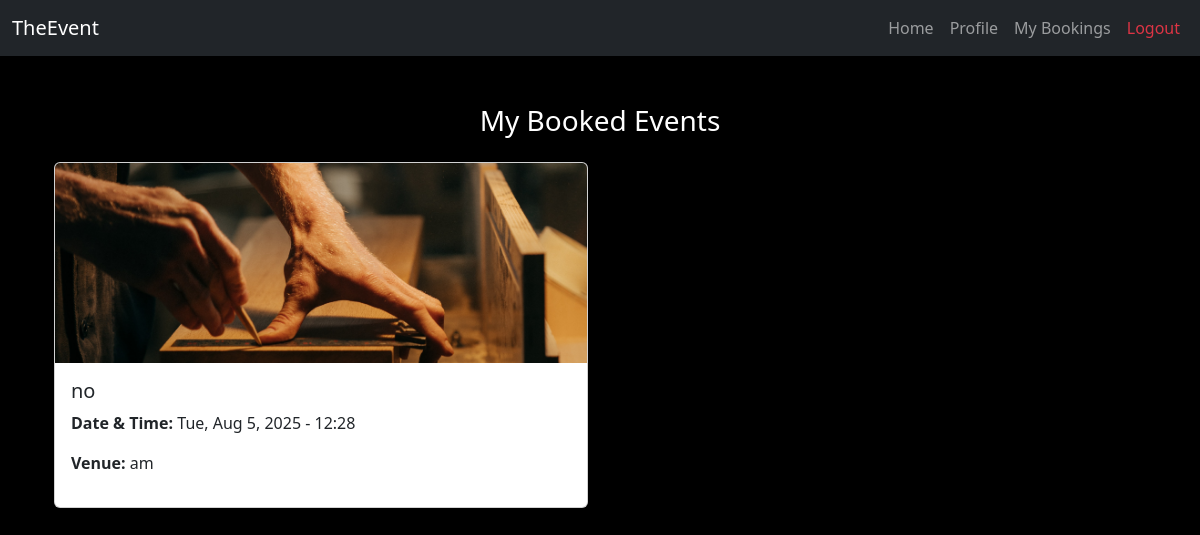
Page /mybookings/ (signed in) on the earlier database version.
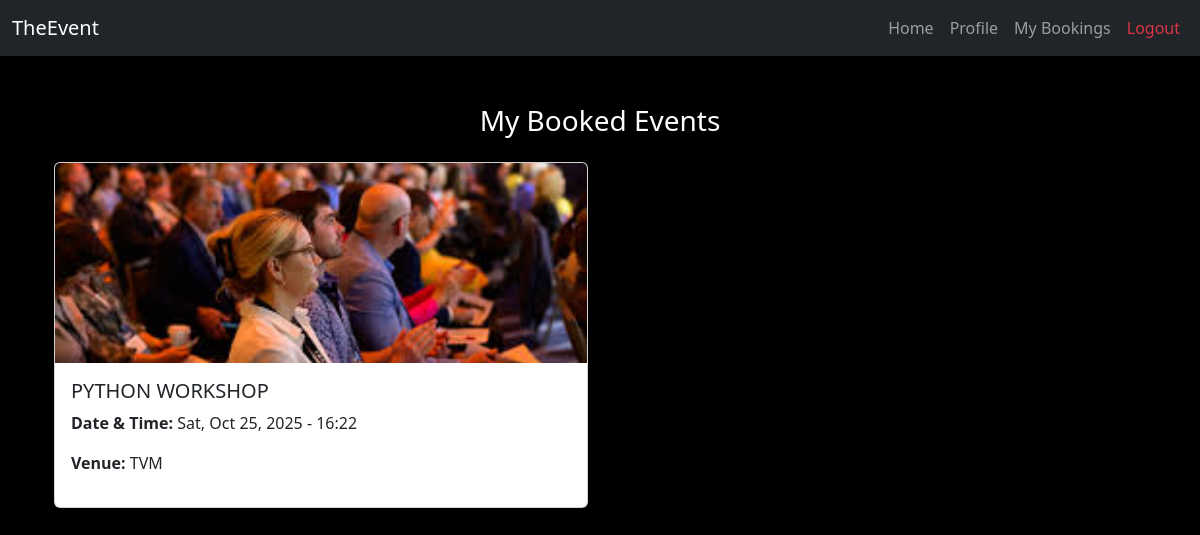
Same page on the later database version.
### app/models.py (models this page shows, shortened)
class Booking(models.Model):
    user = models.ForeignKey(User, on_delete=models.CASCADE, null=True, blank=True)
    name = models.CharField(max_length=100)
    email = models.EmailField()
    event = models.ForeignKey(Event, on_delete=models.CASCADE, related_name='bookings')
    booking_date = models.DateTimeField(default=timezone.now)
    is_cancelled = models.BooleanField(default=False)
    seats_booked = models.PositiveIntegerField(default=1)
    class Meta:
        unique_together = ('email', 'event')

class Event(models.Model):
    title = models.CharField(max_length=255)
    image = models.ImageField(upload_to='event_images/', null=True, blank=True)
    description = models.TextField()
    datetime = models.DateTimeField()
    venue = models.CharField(max_length=255)
    capacity = models.IntegerField()
    regdead = models.DateTimeField()

### app/views.py (the view)
# urls.py: path('mybookings/', views.my_bookings, name='mybookings'),
def my_bookings(request):
    email = request.session.get('email')
    if not email:
        return redirect('login')
    bookings = Booking.objects.filter(email=email).select_related('event').order_by('-booking_date')
    return render(request, 'mybookings.html', {'bookings': bookings})

### templates/mybookings.html (shortened to what this page needs)
{% extends 'base.html' %}
{% block nav_extras %}
    <li class="nav-item">
        <a class="nav-link" href="{% url 'userviewevent' %}">Home</a>
    </li>
    <li class="nav-item">
        <a class="nav-link" href="{% url 'profile' %}">Profile</a>
    </li>
    <li class="nav-item">
        <a class="nav-link" href="{% url 'mybookings' %}">My Bookings</a>
    </li>
    <li class="nav-item">
        <a class="nav-link text-danger" href="{% url 'logout' %}">Logout</a>
    </li>
{% endblock %}
{% block content %}
<div class="container mt-5">
    <h3 class="mb-4 text-center">My Booked Events</h3>
    {% if bookings %}
        <div class="row">
            {% for booking in bookings %}
                <div class="col-md-6 mb-4">
                    <div class="card shadow-sm">
                        <img src="{{ booking.event.image.url }}" class="card-img-top" alt="{{ booking.event.title }}" style="height: 200px; object-fit: cover;">
                        <div class="card-body">
                            <h5 class="card-title">{{ booking.event.title }}</h5>
                            <p><strong>Date & Time:</strong> {{ booking.event.datetime|date:"D, M j, Y - H:i" }}</p>
                            <p><strong>Venue:</strong> {{ booking.event.venue }}</p>
                        </div>
                    </div>
                </div>
            {% endfor %}
        </div>
    {% else %}
        <div class="alert alert-info text-center">You haven't booked any events yet.</div>
    {% endif %}
</div>
{% endblock %}

### templates/base.html (shortened to what this page needs)
<!DOCTYPE html>
<html lang="en">
<head>
    <link href="https://cdn.jsdelivr.net/npm/bootstrap@5.3.0/dist/css/bootstrap.min.css" rel="stylesheet">
</head>
<body>
<nav class="navbar navbar-expand-lg navbar-dark bg-dark">
    <div class="container-fluid">
        <a class="navbar-brand" href="{% url 'index' %}">TheEvent</a>
        <div class="collapse navbar-collapse" id="navbarNav">
            <ul class="navbar-nav ms-auto">
                {% block nav_extras %}{% endblock %}
            </ul>
        </div>
    </div>
</nav>
<div class="container">
    {% block content %}{% endblock %}
</div>
</body>
</html>

### templates/base.html (style rules this page uses)
body { background-color: #000; color: #fff; }
.navbar { margin-bottom: 20px; }
.container { margin-top: 30px; }

Differences in the rows shown:
removed Booking: event.image (picture), event "no", event.datetime "Tue, Aug 5, 2025 - 12:28", event.venue "am"
added Booking: event.image (picture), event "PYTHON WORKSHOP", event.datetime "Sat, Oct 25, 2025 - 16:22", event.venue "TVM"
